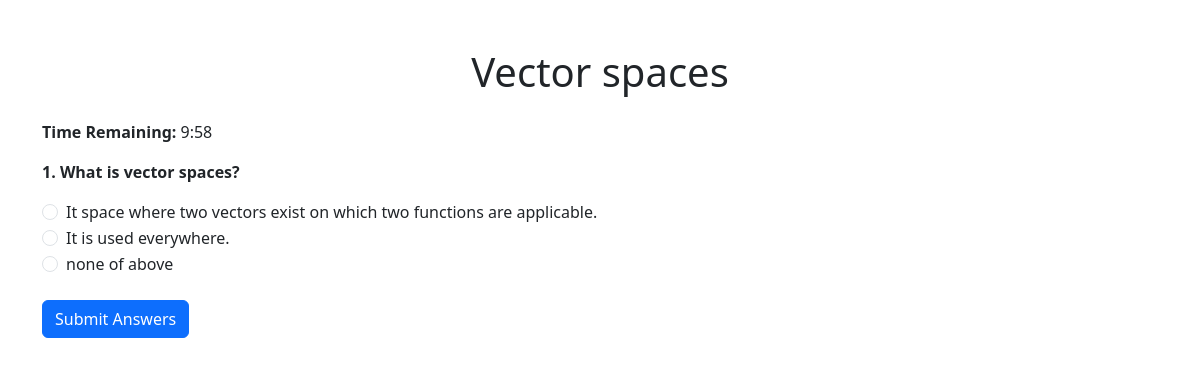
/quiz/2/attempt (signed in), run on the app's committed database.
### models/user.py (models this page shows, shortened)
class Quiz(UserMixin,db.Model):
    id = db.Column(db.Integer, primary_key=True)
    title = db.Column(db.String(150), nullable=False)
    course_id = db.Column(db.Integer, db.ForeignKey('course.id'), nullable=False)
    description = db.Column(db.Text, nullable=False)
    language = db.Column(db.String(80), nullable = False)
    time_limit = db.Column(db.Integer, nullable=True)
    created_by_user_id = db.Column(db.Integer, db.ForeignKey('user.id'), nullable=True)
    created_by_mentor_id = db.Column(db.Integer, db.ForeignKey('mentor.id'), nullable = True)
    created_at = db.Column(db.DateTime, default=datetime.utcnow)
    questions = db.relationship('Question', backref='quiz', lazy='dynamic', cascade='all, delete-orphan')
    attempts = db.relationship('QuizAttempt', back_populates='quiz', lazy='dynamic', cascade='all, delete-orphan')
    answers = db.relationship('Answer', backref='quiz', lazy='dynamic')
    created_by_mentor = db.relationship('Mentor', foreign_keys=[created_by_mentor_id], backref=db.backref('mentor_quizzes', lazy='dynamic', overlaps="quizzes_created_as_mentor"), overlaps="quizzes_created_as_mentor")
    __table_args__ = (
    db.CheckConstraint(
        '(created_by_user_id IS NOT NULL AND created_by_mentor_id IS NULL) OR '
        '(created_by_user_id IS NULL AND created_by_mentor_id IS NOT NULL)',
        name='check_single_creator'
    ),
)

class Question(db.Model):
    id = db.Column(db.Integer, primary_key=True)
    text = db.Column(db.Text, nullable=False)
    quiz_id = db.Column(db.Integer, db.ForeignKey('quiz.id'), nullable=False)
    options = db.relationship('Option', backref='question', lazy='dynamic', cascade='all, delete-orphan')
    answers = db.relationship('Answer', backref='question', lazy='dynamic')

class Option(db.Model):
    id = db.Column(db.Integer, primary_key=True)
    text = db.Column(db.String(255), nullable=False)
    is_correct = db.Column(db.Boolean, default=False)
    question_id = db.Column(db.Integer, db.ForeignKey('question.id'), nullable=False)
    selected_answers = db.relationship('Answer', backref='selected_option', lazy='dynamic')

### app.py (the view, shortened to what this page needs)
@csrf.exempt
@login_required
@app.route('/quiz/<int:quiz_id>/attempt', methods=['GET', 'POST'])
def attempt_quiz(quiz_id):
    if current_user.role not in ['student']:
        flash('Only students can attempt quizzes.', 'error')
        return redirect(url_for('quiz.quiz_list'))
    quiz = Quiz.query.get_or_404(quiz_id)
    return render_template('attempt_quiz.html', quiz=quiz, start_time=datetime.utcnow().isoformat())

### app.py (called while the page is built)
@login_manager.user_loader
def load_user(user_id):
    user_type = session.get('user_type')  # Get user type from session
    if user_type == 'mentor':
        return db.session.get(Mentor, (user_id))
    elif user_type == 'student':
        return db.session.get(User, int(user_id))
    return None

### templates/attempt_quiz.html (shortened to what this page needs)
<!DOCTYPE html>
<html lang="en">
<head>
    <link href="https://cdn.jsdelivr.net/npm/bootstrap@5.3.0/dist/css/bootstrap.min.css" rel="stylesheet">
</head>
<body>
    <div class="container mt-5">
        <h1 class="text-center mb-4">{{ quiz.title }}</h1>
        <form method="POST">
            {% if quiz.time_limit %}
            <div class="mb-3">
                <p><strong>Time Remaining: </strong><span id="timer">{{ quiz.time_limit }}:00</span></p>
            </div>
            {% endif %}
            {% for question in quiz.questions %}
            <div class="mb-4">
                <p><strong>{{ loop.index }}. {{ question.text }}</strong></p>
                {% for option in question.options %}
                <div class="form-check">
                    <input class="form-check-input" type="radio" name="answers[{{ question.id }}]" value="{{ option.id }}" id="option{{ option.id }}" required>
                    <label class="form-check-label" for="option{{ option.id }}">{{ option.text }}</label>
                </div>
                {% endfor %}
            </div>
            {% endfor %}
            <button type="submit" class="btn btn-primary">Submit Answers</button>
        </form>
    </div>
</body>
</html>

### data on the page
Quiz: title "Vector spaces"
Question: text "What is vector spaces?"
Option: text "It space where two vectors exist on which two functions are applicable."
Option: text "It is used everywhere."
Option: text "none of above"
